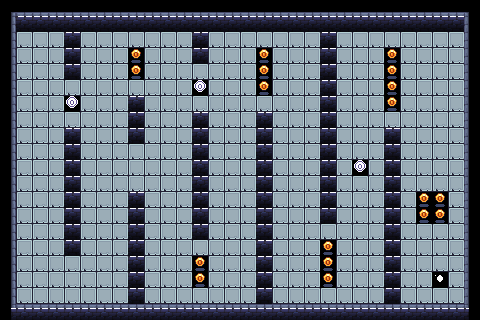

Rendered tile map (Tiled .tmx) drawn with the repository's tilesets; below, a short description and the full map source, tile grids included:
An orthogonal 30x20 tile map with 16x16 px tiles, 1 tile layer (Tile Layer 1).

<map version="1.10" tiledversion="1.11.0" orientation="orthogonal" renderorder="right-down" width="30" height="20" tilewidth="16" tileheight="16" infinite="0" nextlayerid="2" nextobjectid="1">
 <editorsettings>
  <export target="levels/level3.csv" format="csv" />
 </editorsettings>
 <tileset firstgid="1" source="supertileset.tsx" />
 <layer id="1" name="Tile Layer 1" width="30" height="20">
  <data encoding="csv">
1,3,3,3,3,3,3,3,3,3,3,3,3,3,3,3,3,3,3,3,3,3,3,3,3,3,3,3,3,8,
73,25,25,25,25,25,25,25,25,25,25,25,25,25,25,25,25,25,25,25,25,25,25,25,25,25,25,25,25,80,
73,57,57,57,25,57,57,57,57,57,57,57,25,57,57,57,57,57,57,57,25,57,57,57,57,57,57,57,57,80,
73,57,57,57,25,57,57,57,9,57,57,57,25,57,57,57,9,57,57,57,25,57,57,57,9,57,57,57,57,80,
73,57,57,57,25,57,57,57,9,57,57,57,57,57,57,57,9,57,57,57,25,57,57,57,9,57,57,57,57,80,
73,57,57,57,57,57,57,57,57,57,57,57,28,57,57,57,9,57,57,57,25,57,57,57,9,57,57,57,57,80,
73,57,57,57,28,57,57,57,25,57,57,57,57,57,57,57,57,57,57,57,25,57,57,57,9,57,57,57,57,80,
73,57,57,57,57,57,57,57,25,57,57,57,25,57,57,57,25,57,57,57,25,57,57,57,57,57,57,57,57,80,
73,57,57,57,25,57,57,57,25,57,57,57,25,57,57,57,25,57,57,57,25,57,57,57,25,57,57,57,57,80,
73,57,57,57,25,57,57,57,57,57,57,57,25,57,57,57,25,57,57,57,25,57,57,57,25,57,57,57,57,80,
73,57,57,57,25,57,57,57,57,57,57,57,25,57,57,57,25,57,57,57,25,57,28,57,25,57,57,57,57,80,
73,57,57,57,25,57,57,57,57,57,57,57,25,57,57,57,25,57,57,57,25,57,57,57,25,57,57,57,57,80,
73,57,57,57,25,57,57,57,25,57,57,57,25,57,57,57,25,57,57,57,25,57,57,57,25,57,9,9,57,80,
73,57,57,57,25,57,57,57,25,57,57,57,25,57,57,57,25,57,57,57,25,57,57,57,25,57,9,9,57,80,
73,57,57,57,25,57,57,57,25,57,57,57,25,57,57,57,25,57,57,57,57,57,57,57,25,57,57,57,57,80,
73,57,57,57,25,57,57,57,25,57,57,57,57,57,57,57,25,57,57,57,9,57,57,57,25,57,57,57,57,80,
73,57,57,57,57,57,57,57,25,57,57,57,9,57,57,57,25,57,57,57,9,57,57,57,25,57,57,57,57,80,
73,57,57,57,57,57,57,57,25,57,57,57,9,57,57,57,25,57,57,57,9,57,57,57,25,57,57,30,57,80,
73,57,57,57,57,57,57,57,25,57,57,57,57,57,57,57,25,57,57,57,57,57,57,57,25,57,57,57,57,80,
91,92,92,92,92,92,92,92,92,92,92,92,92,92,92,92,92,92,92,92,92,92,92,92,92,92,92,92,92,98
</data>
 </layer>
</map>